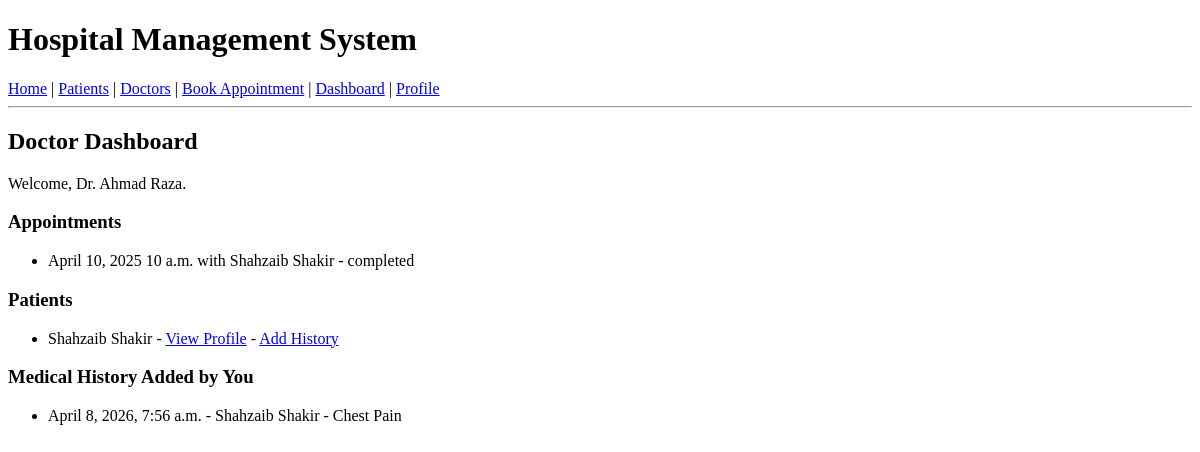
Page /dashboard/doctor/ (signed in) on the earlier database version.
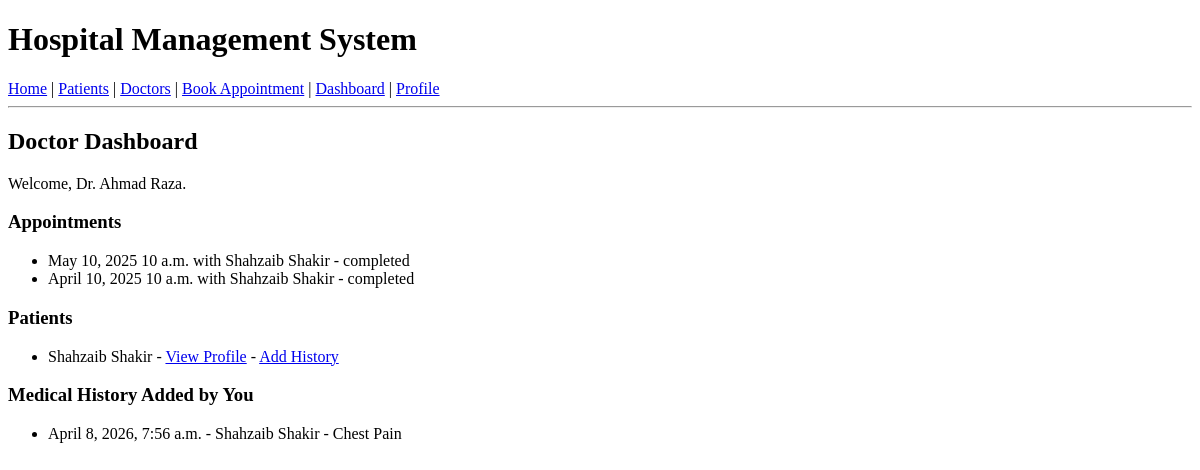
Same page on the later database version.
### doctors/models.py (models this page shows, shortened)
class Appointments(models.Model):
    STATUS_CHOICES = [
        ('pending', 'Pending'),
        ('confirmed', 'Confirmed'),
        ('completed', 'Completed'),
        ('cancelled', 'Cancelled'),
    ]
    doctor=models.ForeignKey(DoctorProfile,on_delete=models.CASCADE,related_name='appointments')
    patient=models.ForeignKey(PatientProfile,on_delete=models.CASCADE,related_name='appointments')
    appointment_date = models.DateField()
    appointment_time = models.TimeField()
    status = models.CharField(max_length=20, choices=STATUS_CHOICES, default='pending')
    reason = models.TextField(null=True, blank=True)
    created_at = models.DateTimeField(auto_now_add=True)
    class Meta:
        unique_together=['doctor','appointment_time','appointment_date']

### patients/models.py (models this page shows, shortened)
class PatientProfile(models.Model):
    user=models.OneToOneField(User,on_delete=models.CASCADE,related_name='patient_profile')
    blood_group=models.CharField(max_length=10,null=True,blank=True)
    Address=models.TextField(null=True,blank=True)
    date_of_birth = models.DateField(null=True, blank=True)
    phone = models.CharField(max_length=15, null=True, blank=True)
    emergency_contact = models.CharField(max_length=15, null=True, blank=True)

class MedicalHistory(models.Model):
    patient = models.ForeignKey(PatientProfile, on_delete=models.CASCADE, related_name='medical_histories')
    diagnosis = models.TextField()
    treatment = models.TextField()
    prescribed_medications = models.TextField(null=True, blank=True)
    notes = models.TextField(null=True, blank=True)
    visit_date = models.DateTimeField(auto_now_add=True)
    doctor = models.ForeignKey(User, on_delete=models.SET_NULL, null=True, related_name='patient_visits')

### accounts/models.py (models this page shows, shortened)
class User(AbstractUser):
    role_choices = [
        ('patient', 'Patient'),
        ('doctor', 'Doctor'),
        ('receptionist', 'Receptionist'),
        ('admin', 'Admin'),
    ]
    name = models.CharField(max_length=255)
    role = models.CharField(choices=role_choices, max_length=20, default='patient')

### hospitalmanagementsystem/views.py (the view)
# urls.py: path('dashboard/doctor/',doctor_dashboard,name='doctor_dashboard'),
def doctor_dashboard(request):
    doctor = None
    appointments = []
    patients = []
    histories = []
    if request.user.is_authenticated and getattr(request.user, 'role', None) == 'doctor':
        doctor = DoctorProfile.objects.filter(user=request.user).first()
        if doctor:
            appointments = doctor.appointments.select_related('patient__user').order_by('-appointment_date', '-appointment_time')
            patients = PatientProfile.objects.filter(appointments__doctor=doctor).distinct().order_by('user__name')
            histories = MedicalHistory.objects.filter(doctor=request.user).select_related('patient__user').order_by('-visit_date')
    return render(request, 'dashboards/doctor_dashboard.html', {
        'doctor': doctor,
        'appointments': appointments,
        'patients': patients,
        'histories': histories,
    })

### templates/dashboards/doctor_dashboard.html (shortened to what this page needs)
{% extends 'base.html' %}
{% block content %}
<h2>Doctor Dashboard</h2>
{% if doctor %}
  <p>Welcome, Dr. {{ doctor.user.name }}.</p>
  <h3>Appointments</h3>
  <ul>
    {% for appointment in appointments %}
      <li>
        {{ appointment.appointment_date }} {{ appointment.appointment_time }}
        with {{ appointment.patient.user.name }} - {{ appointment.status }}
      </li>
    {% empty %}
      <li>No appointments found.</li>
    {% endfor %}
  </ul>
  <h3>Patients</h3>
  <ul>
    {% for patient in patients %}
      <li>
        {{ patient.user.name }}
        - <a href="{% url 'patient_detail' patient.pk %}">View Profile</a>
        - <a href="{% url 'medical-history-add' patient.pk %}">Add History</a>
      </li>
    {% empty %}
      <li>No patients found.</li>
    {% endfor %}
  </ul>
  <h3>Medical History Added by You</h3>
  <ul>
    {% for history in histories %}
      <li>
        {{ history.visit_date }} - {{ history.patient.user.name }} - {{ history.diagnosis }}
      </li>
    {% empty %}
      <li>No medical history records found.</li>
    {% endfor %}
  </ul>
{% else %}
  <p>Your doctor profile was not found.</p>
{% endif %}
{% endblock %}

Differences in the rows shown:
added Appointments: appointment_date "May 10, 2025", appointment_time "10 a.m.", patient.user.name "Shahzaib Shakir", status "completed"
